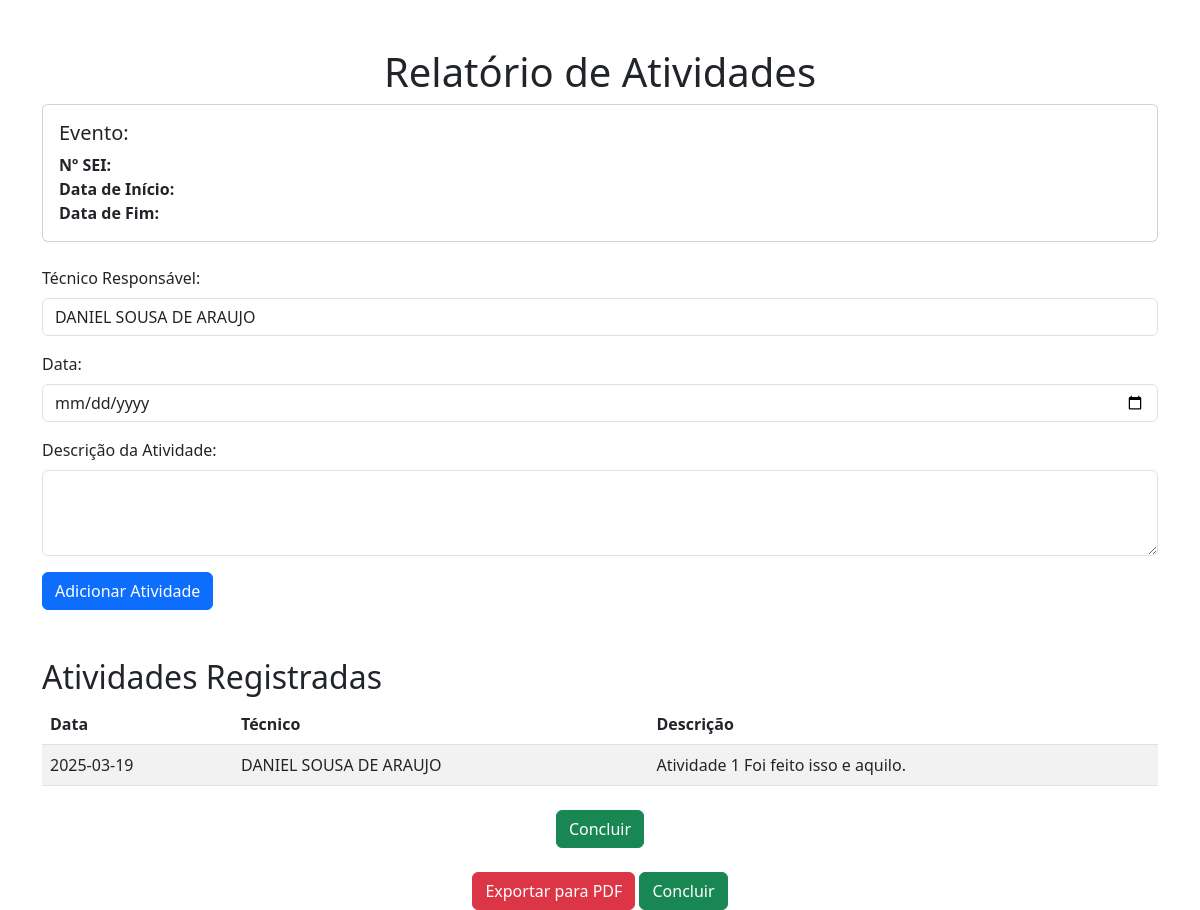
Screenshot of /relatorio_atividades/2 with the database file from the repository.
### tables this page shows
CREATE TABLE atividades (
    id INTEGER PRIMARY KEY AUTOINCREMENT,
    evento_id INTEGER NOT NULL,
    tecnico_id INTEGER NOT NULL,
    data TEXT NOT NULL,
    descricao TEXT NOT NULL,
    FOREIGN KEY (evento_id) REFERENCES eventos (id),
    FOREIGN KEY (tecnico_id) REFERENCES tecnicos (id)
);

CREATE TABLE tecnicos (
    id INTEGER PRIMARY KEY AUTOINCREMENT,
    nome TEXT NOT NULL UNIQUE
);

### app.py (the view, shortened to what this page needs)
@app.route("/relatorio_atividades/<int:evento_id>", methods=["GET", "POST"])
def relatorio_atividades(evento_id):
    conn = get_db_connection()
    evento = conn.execute('SELECT * FROM eventos WHERE id = ?', (evento_id,)).fetchone()
    atividades = conn.execute('''
        SELECT a.data, a.descricao, t.nome AS tecnico
        FROM atividades a
        JOIN tecnicos t ON a.tecnico_id = t.id
        WHERE a.evento_id = ?
    ''', (evento_id,)).fetchall()
    tecnicos = conn.execute('SELECT * FROM tecnicos').fetchall()
    conn.close()
    return render_template("relatorio_atividades.html", evento=evento, atividades=atividades, tecnicos=tecnicos)

### app.py (called while the page is built)
def get_db_connection():
    conn = sqlite3.connect('eventos.db')
    conn.row_factory = sqlite3.Row  # Retorna as linhas como dicionários
    return conn

### templates/relatorio_atividades.html (shortened to what this page needs)
<!DOCTYPE html>
<html lang="pt-br">
<head>
    <link href="https://cdn.jsdelivr.net/npm/bootstrap@5.3.0/dist/css/bootstrap.min.css" rel="stylesheet">
</head>
<body>
    <div class="container mt-5">
        <h1 class="text-center">Relatório de Atividades</h1>
        <div class="card mb-4">
            <div class="card-body">
                <h5 class="card-title">Evento: {{ evento.tipo }}</h5>
                <p class="card-text">
                    <strong>Nº SEI:</strong> {{ evento.numero_sei }}<br>
                    <strong>Data de Início:</strong> {{ evento.data_inicio }}<br>
                    <strong>Data de Fim:</strong> {{ evento.data_fim }}
                </p>
            </div>
        </div>
        <form action="/relatorio_atividades/{{ evento.id }}" method="post">
            <div class="mb-3">
                <label class="form-label">Técnico Responsável:</label>
                <select name="tecnico" class="form-control" required>
                    {% for tecnico in tecnicos %}
                        <option value="{{ tecnico.id }}">{{ tecnico.nome }}</option>
                    {% endfor %}
                </select>
            </div>
            <div class="mb-3">
                <label class="form-label">Data:</label>
                <input type="date" name="data" class="form-control" required>
            </div>
            <div class="mb-3">
                <label class="form-label">Descrição da Atividade:</label>
                <textarea name="descricao" class="form-control" rows="3" required></textarea>
            </div>
            <button type="submit" class="btn btn-primary">Adicionar Atividade</button>
        </form>
        <h2 class="mt-5">Atividades Registradas</h2>
        <table class="table table-striped">
            <thead>
                <tr>
                    <th>Data</th>
                    <th>Técnico</th>
                    <th>Descrição</th>
                </tr>
            </thead>
            <tbody>
                {% for atividade in atividades %}
                    <tr>
                        <td>{{ atividade.data }}</td>
                        <td>{{ atividade.tecnico }}</td>
                        <td>{{ atividade.descricao }}</td>
                    </tr>
                {% endfor %}
            </tbody>
        </table>
        <div class="text-center mt-4">
            <a href="/" class="btn btn-success">Concluir</a>
        </div>
    </div>
    <div class="text-center mt-4">
        <a href="/exportar_pdf/{{ evento.id }}" class="btn btn-danger">Exportar para PDF</a>
        <a href="/" class="btn btn-success">Concluir</a>
    </div>
</body>
</html>

### rows the page displays
atividades: data "2025-03-19", tecnico "DANIEL SOUSA DE ARAUJO", descricao "Atividade 1 Foi feito isso e aquilo."

### other values shown
form field tecnico "DANIEL SOUSA DE ARAUJO"
